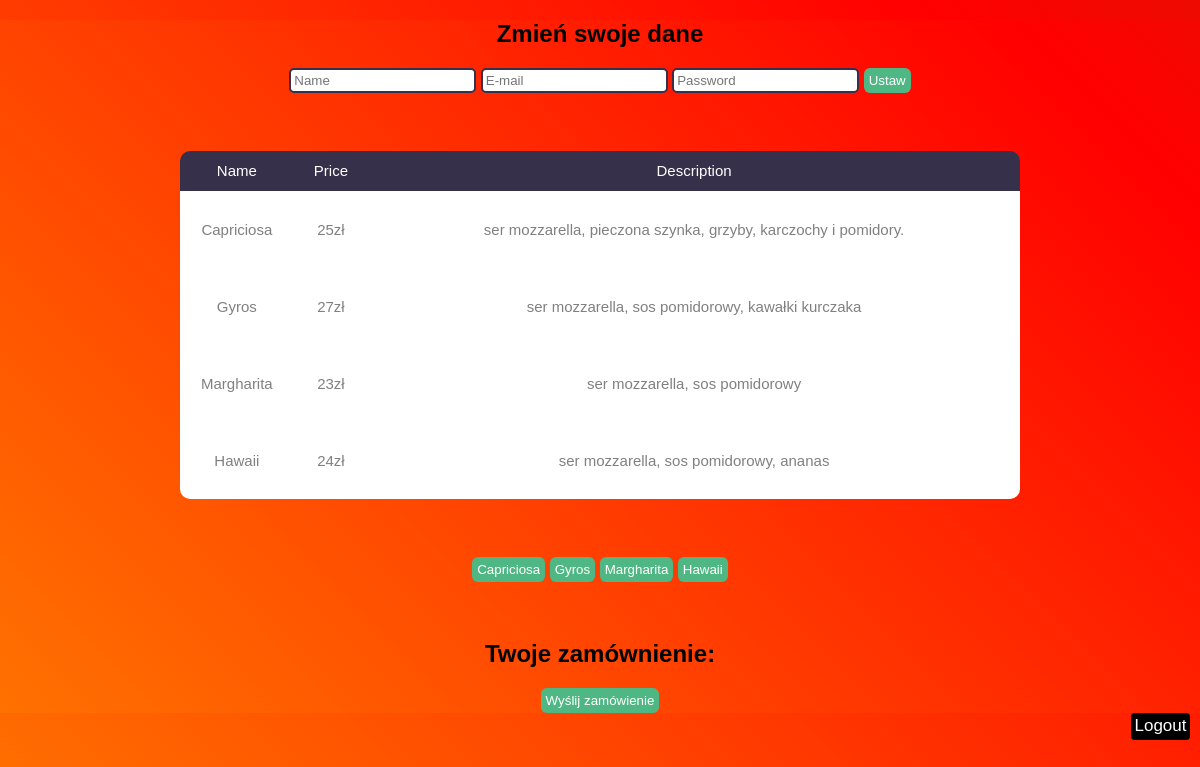
Page /main.php (signed in) on the committed database.
### tables this page shows
CREATE TABLE `products` (
  `name` varchar(50) NOT NULL,
  `price` int(10) NOT NULL,
  `description` varchar(300) NOT NULL
);

### main.php (the view, shortened to what this page needs)
<!DOCTYPE html>
<html lang="en">
<head>
    <link rel="stylesheet" href="main.css">
</head>
<body>
<div id="forms">
<h2>Zmień swoje dane</h2>
<form method="post">
        <input type="text" name="name" id="Name" placeholder="Name">
        <input type="text" name="email" id="email" placeholder="E-mail">
        <input type="text" name="password" id="Password" placeholder="Password">
        <button type="submit" name="add_userdata">Ustaw</button>
</form>
<br>
    <?php
    $servername ="localhost";
    $username = "root";
    $password = "";
    $dbname = "pizzeria";
    $conn =mysqli_connect($servername,$username,$password,$dbname);
    $sql = "SELECT * FROM Products";
    $result = mysqli_query($conn, $sql);
    echo "<div><table><thead><tr><th>Name</th><th>Price</th><th>Description</th></tr></thead><tbody>";
    while($row = mysqli_fetch_assoc($result)) {
    echo "<tr>
    <td>" . $row["name"] . "</td>
    <td>" . $row["price"] . "zł" ."</td>
    <td>" . $row["description"] ."</td>
        </tr>";
    }
    echo "</tbody></table></div><br>";
 ?>
 <div id="buttons">
<button name="Capriciosa">Capriciosa</button>
<button name="Gyros">Gyros</button>
<button name="Margharita">Margharita</button>
<button name="Hawaii">Hawaii</button>
</div>
<br>
<div id="koszyk">
    <h2>Twoje zamównienie:</h2>
    <button type="submit" name="addorder">Wyślij zamówienie</button>
</div>
</div>
 <a href="logout.php" id="log">Logout</a>
</body>
</html>

### main.css (style rules this page uses)
body, html { margin: 0; padding: 0; box-sizing: border-box; font-family: sans-serif; background: linear-gradient(45deg, #fffb00, #ff0000, #008a07); background-size: 400% 400%; animation: wave 10s ease-in-out infinite; }
#forms { text-align: center; width: 100vw; height: auto; }
#forms div { width: 70vw; margin-left: 15vw; margin-top: 5vh; }
table { border-collapse: collapse; overflow: hidden; border-radius: 10px !important; text-align: center; width: 100%; }
table thead tr th { font-family: sans-serif; font-size: 15px; color: #fff; line-height: 1.2; font-weight: unset; padding: 7px; }
thead { height: 40px; background: #36304a; color: white; text-align: center; }
tbody tr { font-family: sans-serif; font-size: 15px; color: gray; line-height: 5; font-weight: unset; background-color: white; }
input[type='text'] { border-radius: 5px; border: 2px solid #36304a; padding: 3px; }
button { border-radius: 6px; background-color: #4fb783; color: white; padding: 5px; border: 0px; }
#log { font-size: 17px; text-decoration: none; background-color: black; color: white; padding: 3.5px; border-radius: 4px; float: right; margin-right: 10px; }

### rows in the picture
products: name "Capriciosa", price "25", description "ser mozzarella, pieczona szynka, grzyby, karczochy i pomidory."
products: name "Gyros", price "27", description "ser mozzarella, sos pomidorowy, kawałki kurczaka"
products: name "Margharita", price "23", description "ser mozzarella, sos pomidorowy"
products: name "Hawaii", price "24", description "ser mozzarella, sos pomidorowy, ananas"
